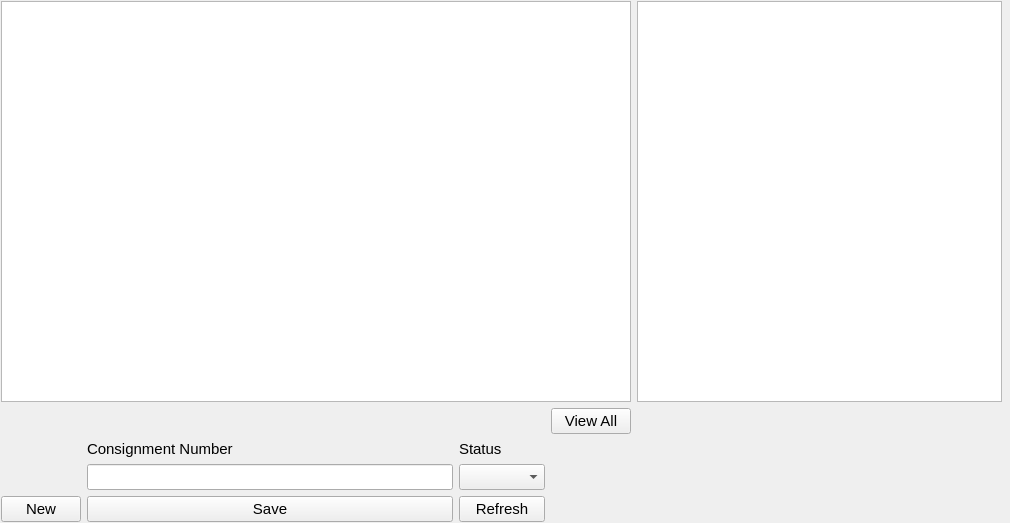
<?xml version="1.0" encoding="UTF-8"?>
<ui version="4.0">
 <class>MainWindow</class>
 <widget class="QMainWindow" name="MainWindow">
  <property name="geometry">
   <rect>
    <x>0</x>
    <y>0</y>
    <width>1010</width>
    <height>523</height>
   </rect>
  </property>
  <property name="font">
   <font>
    <pointsize>11</pointsize>
   </font>
  </property>
  <property name="windowTitle">
   <string>Consignments</string>
  </property>
  <widget class="QWidget" name="centralwidget">
   <widget class="QWidget" name="layoutWidget">
    <property name="geometry">
     <rect>
      <x>1</x>
      <y>1</y>
      <width>1001</width>
      <height>521</height>
     </rect>
    </property>
    <layout class="QGridLayout" name="gridLayout">
     <item row="1" column="3">
      <widget class="QPushButton" name="view_all_button">
       <property name="text">
        <string>View All</string>
       </property>
      </widget>
     </item>
     <item row="2" column="2">
      <widget class="QLabel" name="status_label">
       <property name="text">
        <string>Status</string>
       </property>
      </widget>
     </item>
     <item row="3" column="2">
      <widget class="QComboBox" name="status_input"/>
     </item>
     <item row="4" column="0">
      <widget class="QPushButton" name="new_button">
       <property name="text">
        <string>New</string>
       </property>
      </widget>
     </item>
     <item row="4" column="1">
      <widget class="QPushButton" name="save_button">
       <property name="text">
        <string>Save</string>
       </property>
      </widget>
     </item>
     <item row="4" column="2">
      <widget class="QPushButton" name="refresh_button">
       <property name="text">
        <string>Refresh</string>
       </property>
      </widget>
     </item>
     <item row="2" column="1">
      <widget class="QLabel" name="consignment_label">
       <property name="text">
        <string>Consignment Number</string>
       </property>
      </widget>
     </item>
     <item row="3" column="1">
      <widget class="QLineEdit" name="consignment_input"/>
     </item>
     <item row="0" column="0" colspan="4">
      <widget class="QTableWidget" name="sql_table">
       <property name="rowCount">
        <number>0</number>
       </property>
      </widget>
     </item>
     <item row="0" column="4">
      <widget class="QTableWidget" name="sku_sql_table">
       <property name="rowCount">
        <number>0</number>
       </property>
      </widget>
     </item>
    </layout>
   </widget>
  </widget>
 </widget>
 <resources/>
 <connections/>
</ui>
